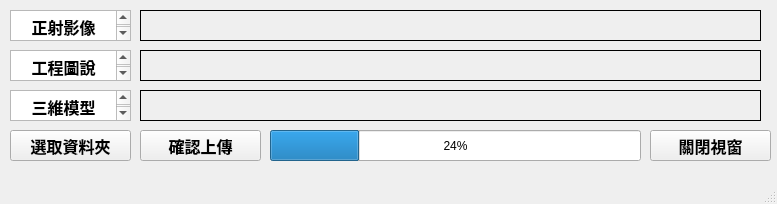
<?xml version="1.0" encoding="UTF-8"?>
<ui version="4.0">
 <class>MainWindow</class>
 <widget class="QMainWindow" name="MainWindow">
  <property name="geometry">
   <rect>
    <x>0</x>
    <y>0</y>
    <width>777</width>
    <height>204</height>
   </rect>
  </property>
  <property name="windowTitle">
   <string>MainWindow</string>
  </property>
  <widget class="QWidget" name="centralwidget">
   <widget class="QTextEdit" name="textEdit">
    <property name="geometry">
     <rect>
      <x>10</x>
      <y>10</y>
      <width>121</width>
      <height>31</height>
     </rect>
    </property>
    <property name="html">
     <string>&lt;!DOCTYPE HTML PUBLIC &quot;-//W3C//DTD HTML 4.0//EN&quot; &quot;http://www.w3.org/TR/REC-html40/strict.dtd&quot;&gt;
&lt;html&gt;&lt;head&gt;&lt;meta name=&quot;qrichtext&quot; content=&quot;1&quot; /&gt;&lt;style type=&quot;text/css&quot;&gt;
p, li { white-space: pre-wrap; }
&lt;/style&gt;&lt;/head&gt;&lt;body style=&quot; font-family:'PMingLiU'; font-size:9pt; font-weight:400; font-style:normal;&quot;&gt;
&lt;p align=&quot;center&quot; style=&quot; margin-top:0px; margin-bottom:0px; margin-left:0px; margin-right:0px; -qt-block-indent:0; text-indent:0px;&quot;&gt;&lt;span style=&quot; font-family:'PMingLiU'; font-size:12pt; font-weight:600;&quot;&gt;正射影像&lt;/span&gt;&lt;/p&gt;&lt;/body&gt;&lt;/html&gt;</string>
    </property>
   </widget>
   <widget class="QTextEdit" name="textEdit_2">
    <property name="geometry">
     <rect>
      <x>10</x>
      <y>50</y>
      <width>121</width>
      <height>31</height>
     </rect>
    </property>
    <property name="html">
     <string>&lt;!DOCTYPE HTML PUBLIC &quot;-//W3C//DTD HTML 4.0//EN&quot; &quot;http://www.w3.org/TR/REC-html40/strict.dtd&quot;&gt;
&lt;html&gt;&lt;head&gt;&lt;meta name=&quot;qrichtext&quot; content=&quot;1&quot; /&gt;&lt;style type=&quot;text/css&quot;&gt;
p, li { white-space: pre-wrap; }
&lt;/style&gt;&lt;/head&gt;&lt;body style=&quot; font-family:'PMingLiU'; font-size:9pt; font-weight:400; font-style:normal;&quot;&gt;
&lt;p align=&quot;center&quot; style=&quot; margin-top:0px; margin-bottom:0px; margin-left:0px; margin-right:0px; -qt-block-indent:0; text-indent:0px;&quot;&gt;&lt;span style=&quot; font-family:'PMingLiU'; font-size:12pt; font-weight:600;&quot;&gt;工程圖說&lt;/span&gt;&lt;/p&gt;&lt;/body&gt;&lt;/html&gt;</string>
    </property>
   </widget>
   <widget class="QTextEdit" name="textEdit_3">
    <property name="geometry">
     <rect>
      <x>10</x>
      <y>90</y>
      <width>121</width>
      <height>31</height>
     </rect>
    </property>
    <property name="html">
     <string>&lt;!DOCTYPE HTML PUBLIC &quot;-//W3C//DTD HTML 4.0//EN&quot; &quot;http://www.w3.org/TR/REC-html40/strict.dtd&quot;&gt;
&lt;html&gt;&lt;head&gt;&lt;meta name=&quot;qrichtext&quot; content=&quot;1&quot; /&gt;&lt;style type=&quot;text/css&quot;&gt;
p, li { white-space: pre-wrap; }
&lt;/style&gt;&lt;/head&gt;&lt;body style=&quot; font-family:'PMingLiU'; font-size:9pt; font-weight:400; font-style:normal;&quot;&gt;
&lt;p align=&quot;center&quot; style=&quot; margin-top:0px; margin-bottom:0px; margin-left:0px; margin-right:0px; -qt-block-indent:0; text-indent:0px;&quot;&gt;&lt;span style=&quot; font-family:'PMingLiU'; font-size:12pt; font-weight:600;&quot;&gt;三維模型&lt;/span&gt;&lt;/p&gt;&lt;/body&gt;&lt;/html&gt;</string>
    </property>
   </widget>
   <widget class="QPushButton" name="pushButton">
    <property name="geometry">
     <rect>
      <x>10</x>
      <y>130</y>
      <width>121</width>
      <height>31</height>
     </rect>
    </property>
    <property name="font">
     <font>
      <family>3ds</family>
      <pointsize>12</pointsize>
      <weight>75</weight>
      <bold>true</bold>
     </font>
    </property>
    <property name="text">
     <string>選取資料夾</string>
    </property>
   </widget>
   <widget class="QPushButton" name="pushButton_2">
    <property name="geometry">
     <rect>
      <x>140</x>
      <y>130</y>
      <width>121</width>
      <height>31</height>
     </rect>
    </property>
    <property name="font">
     <font>
      <family>3ds</family>
      <pointsize>12</pointsize>
      <weight>75</weight>
      <bold>true</bold>
     </font>
    </property>
    <property name="text">
     <string>確認上傳</string>
    </property>
   </widget>
   <widget class="QPushButton" name="pushButton_3">
    <property name="geometry">
     <rect>
      <x>650</x>
      <y>130</y>
      <width>121</width>
      <height>31</height>
     </rect>
    </property>
    <property name="font">
     <font>
      <family>3ds</family>
      <pointsize>12</pointsize>
      <weight>75</weight>
      <bold>true</bold>
     </font>
    </property>
    <property name="text">
     <string>關閉視窗</string>
    </property>
   </widget>
   <widget class="QProgressBar" name="progressBar">
    <property name="geometry">
     <rect>
      <x>270</x>
      <y>130</y>
      <width>371</width>
      <height>31</height>
     </rect>
    </property>
    <property name="value">
     <number>24</number>
    </property>
   </widget>
   <widget class="QLabel" name="label">
    <property name="geometry">
     <rect>
      <x>140</x>
      <y>10</y>
      <width>621</width>
      <height>31</height>
     </rect>
    </property>
    <property name="text">
     <string/>
    </property>
   </widget>
   <widget class="QLabel" name="label_3">
    <property name="geometry">
     <rect>
      <x>140</x>
      <y>90</y>
      <width>621</width>
      <height>31</height>
     </rect>
    </property>
    <property name="frameShape">
     <enum>QFrame::Box</enum>
    </property>
    <property name="text">
     <string/>
    </property>
   </widget>
   <widget class="QLabel" name="label_4">
    <property name="geometry">
     <rect>
      <x>140</x>
      <y>50</y>
      <width>621</width>
      <height>31</height>
     </rect>
    </property>
    <property name="frameShape">
     <enum>QFrame::Box</enum>
    </property>
    <property name="text">
     <string/>
    </property>
   </widget>
   <widget class="QLabel" name="label_5">
    <property name="geometry">
     <rect>
      <x>140</x>
      <y>10</y>
      <width>621</width>
      <height>31</height>
     </rect>
    </property>
    <property name="frameShape">
     <enum>QFrame::Box</enum>
    </property>
    <property name="text">
     <string/>
    </property>
   </widget>
  </widget>
  <widget class="QMenuBar" name="menubar">
   <property name="geometry">
    <rect>
     <x>0</x>
     <y>0</y>
     <width>777</width>
     <height>21</height>
    </rect>
   </property>
  </widget>
  <widget class="QStatusBar" name="statusbar"/>
 </widget>
 <resources/>
 <connections>
  <connection>
   <sender>pushButton_3</sender>
   <signal>clicked()</signal>
   <receiver>MainWindow</receiver>
   <slot>close()</slot>
   <hints>
    <hint type="sourcelabel">
     <x>710</x>
     <y>166</y>
    </hint>
    <hint type="destinationlabel">
     <x>389</x>
     <y>102</y>
    </hint>
   </hints>
  </connection>
 </connections>
</ui>
